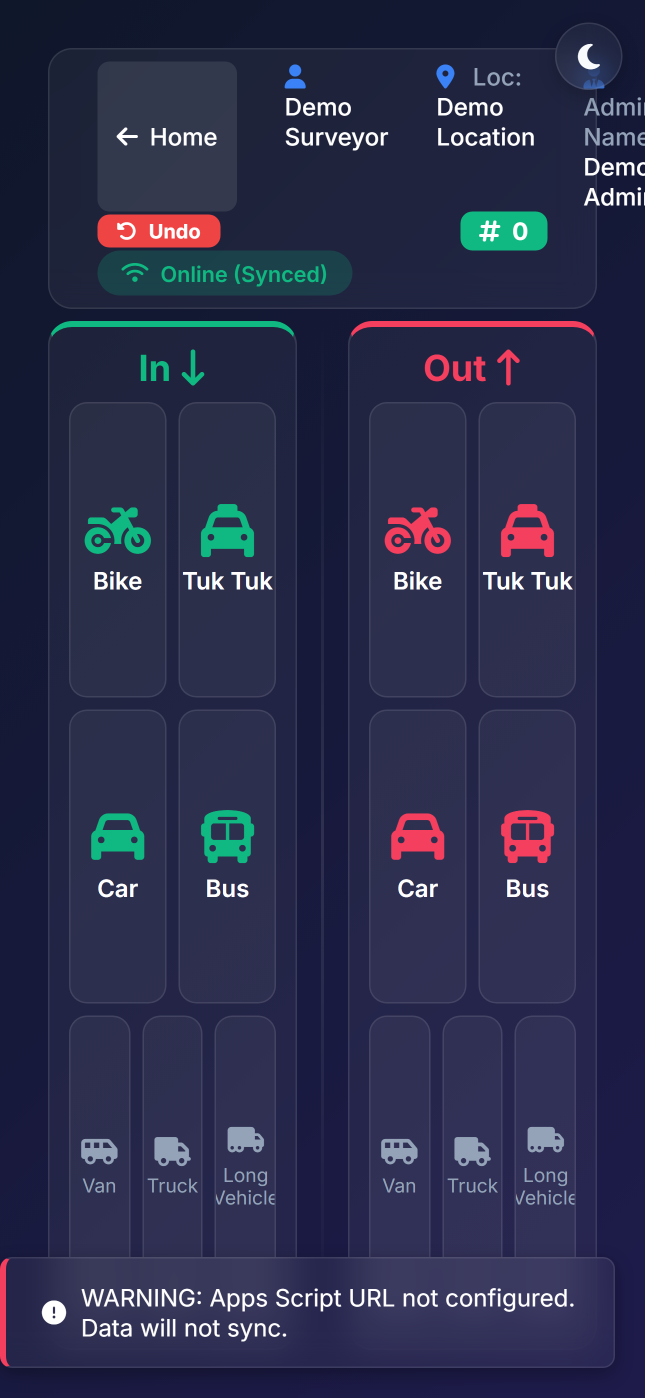
#> input picture figures/module_screenshots/main-road.png, 1290 x 2796 px (shown at 1/2 size)
$ python build_composite.py
#> lines starting #> are read from the running program, lines starting #| are printed output that depends on the picture
from PIL import Image, ImageDraw, ImageFont
import os

HERE = os.path.dirname(os.path.abspath(__file__))
SRC_DIR = os.path.join(HERE, "module_screenshots")
OUT_PATH = os.path.join(HERE, "figure1_module_composite.png")

modules = [
    ("main-road", "Main Road"),
    ("roundabout", "Roundabout"),
    ("t-junction", "T-Junction"),
    ("pedestrian", "Pedestrian"),
    ("bus-idling", "Bus Idling"),
    ("institutional-idling", "Institutional Idling"),
]

# 2x3 grid (3 rows, 2 columns): screenshots are now landscape (surveyors
# hold the device landscape in the field), captured at 1300x600 viewport,
# device_scale_factor=2 -> native 2600x1200 per screenshot. A single row
# of six landscape cells would be exactly as unreadable at print column
# width as the original single-row portrait layout was; a 2-column grid
# (landscape cells stacked in 3 rows) keeps each cell close to full print
# column width, which is what landscape screenshots need to stay legible.
# Cell size matches the screenshots' native captured resolution exactly,
# not upsampled, so the composite can be tagged at 500 dpi honestly.
CELL_W, CELL_H = 2600, 1200
LABEL_H = 220
PAD = 42

try:
    font = ImageFont.truetype("arialbd.ttf", 170)
except Exception:
    font = ImageFont.load_default()

cells = []
for slug, label in modules:
    img = Image.open(os.path.join(SRC_DIR, f"{slug}.png")).convert("RGB")
#> img is the input picture: PIL image 1290x2796 RGB; mean R, G, B 43, 45.6, 75
    scale = CELL_W / img.width
#> scale = 2.02
    new_h = int(img.height * scale)
#> new_h = 5635
    img = img.resize((CELL_W, new_h), Image.LANCZOS)
#> img: PIL image 2600x5635 RGB
    if new_h > CELL_H:
        img = img.crop((0, 0, CELL_W, CELL_H))
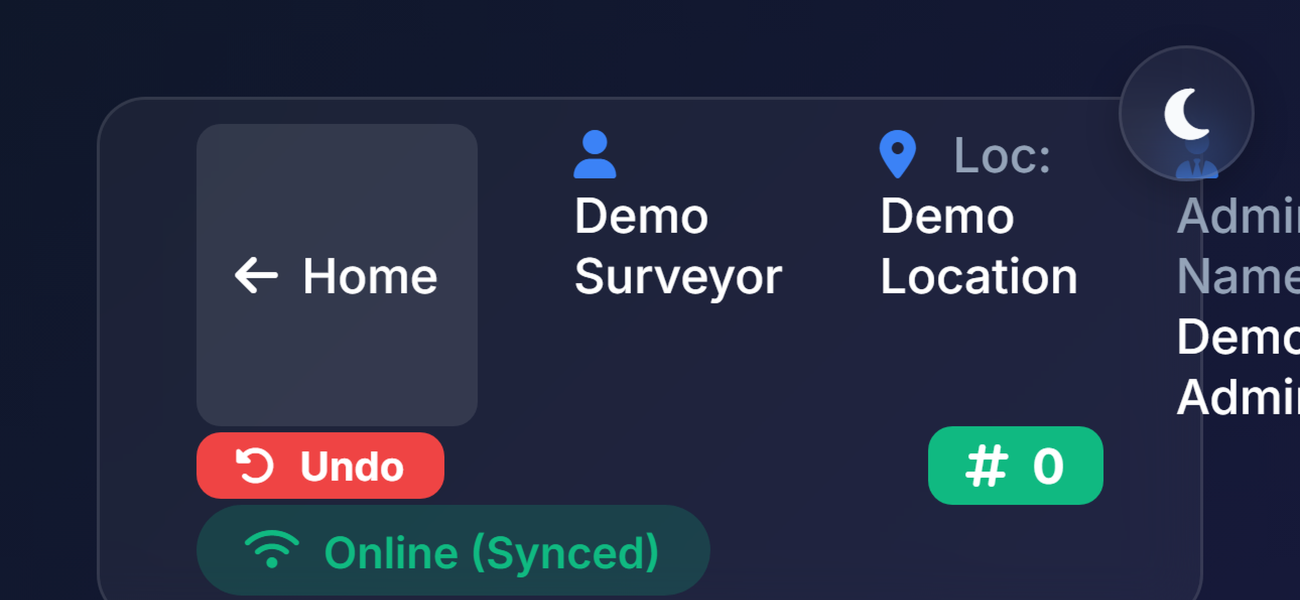
#> img: PIL image 2600x1200 RGB (shown at 1/2 size); mean R, G, B 39, 46.3, 67.6
#> (the run stopped early here; a loop or call above may not have finished)
